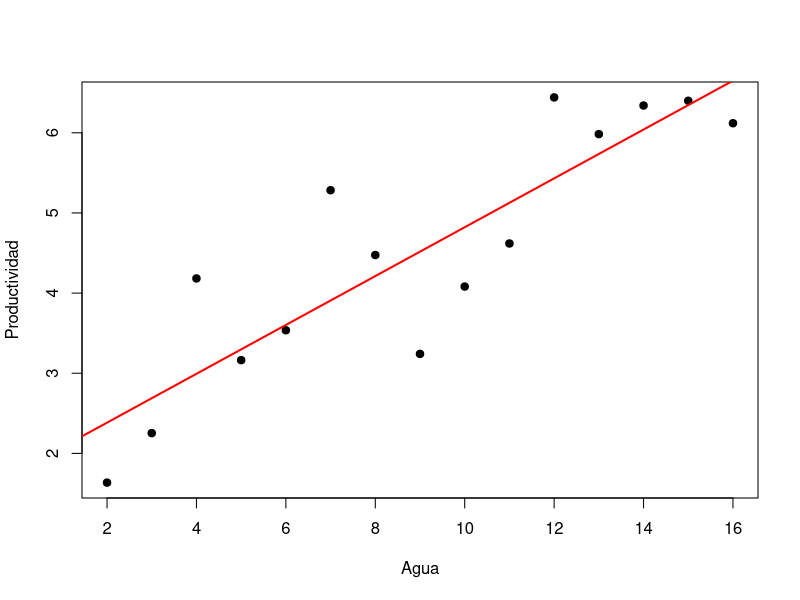
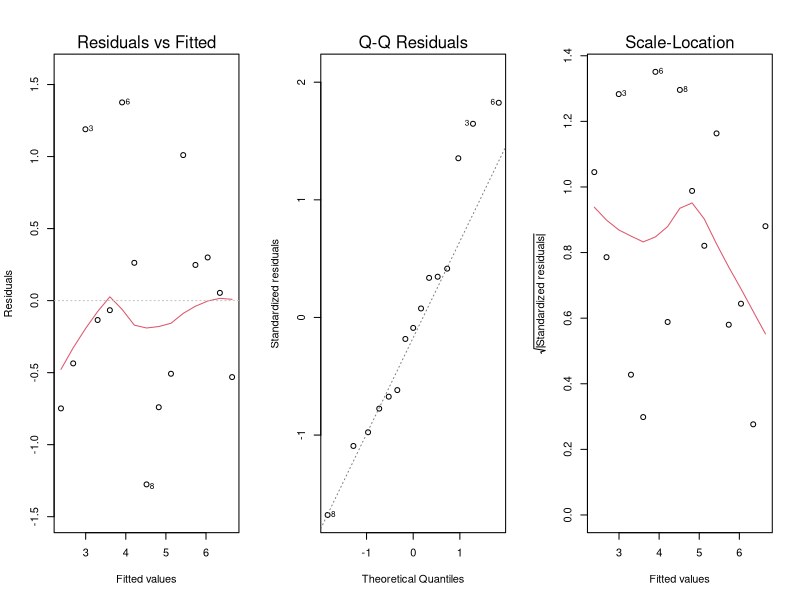

The R source for these figures, in order:
## ---- chunk 1
#| echo: false
#| fig-width: 7
#| fig-height: 4
#| fig-align: center
#| out-width: "100%"
# Datos del experimento
set.seed(123)

agua <- seq(2, 16, by = 1)

productividad <- 1.5 + 0.32*agua + rnorm(
  length(agua),
  mean = 0,
  sd = 0.9
)

datos <- data.frame(
  agua,
  productividad
)

# Modelo
modelo <- lm(productividad ~ agua,
             data = datos)

            
plot(productividad ~ agua,
     data = datos,
     pch = 19,
     xlab = "Agua",
     ylab = "Productividad")

abline(modelo,
       col = "red",
       lwd = 2)

## ---- chunk 2
#| echo: false
#| fig-width: 7
#| fig-height: 4
#| fig-align: center
#| out-width: "100%"


par(mfrow = c(1,3))

plot(modelo, which = c(1,2,3))
